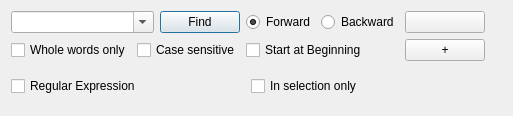
<?xml version="1.0" encoding="UTF-8"?>
<ui version="4.0">
 <class>FindWidget</class>
 <widget class="QWidget" name="FindWidget">
  <property name="geometry">
   <rect>
    <x>0</x>
    <y>0</y>
    <width>513</width>
    <height>94</height>
   </rect>
  </property>
  <property name="sizePolicy">
   <sizepolicy hsizetype="Preferred" vsizetype="Minimum">
    <horstretch>0</horstretch>
    <verstretch>0</verstretch>
   </sizepolicy>
  </property>
  <property name="focusPolicy">
   <enum>Qt::NoFocus</enum>
  </property>
  <property name="windowTitle">
   <string>Form</string>
  </property>
  <layout class="QGridLayout" name="gridLayout">
   <property name="sizeConstraint">
    <enum>QLayout::SetMinimumSize</enum>
   </property>
   <item row="0" column="0" colspan="2">
    <widget class="QComboBox" name="comboFind">
     <property name="sizePolicy">
      <sizepolicy hsizetype="Expanding" vsizetype="Fixed">
       <horstretch>0</horstretch>
       <verstretch>0</verstretch>
      </sizepolicy>
     </property>
     <property name="focusPolicy">
      <enum>Qt::WheelFocus</enum>
     </property>
     <property name="editable">
      <bool>true</bool>
     </property>
    </widget>
   </item>
   <item row="0" column="2">
    <widget class="QPushButton" name="findButton">
     <property name="text">
      <string>Find</string>
     </property>
     <property name="default">
      <bool>true</bool>
     </property>
    </widget>
   </item>
   <item row="0" column="3">
    <widget class="QRadioButton" name="radioForward">
     <property name="text">
      <string>Forward</string>
     </property>
     <property name="checked">
      <bool>true</bool>
     </property>
    </widget>
   </item>
   <item row="0" column="4">
    <widget class="QRadioButton" name="radioBackward">
     <property name="text">
      <string>Backward</string>
     </property>
    </widget>
   </item>
   <item row="0" column="5">
    <widget class="QPushButton" name="closeButton">
     <property name="text">
      <string/>
     </property>
     <property name="icon">
      <iconset resource="texmaker.qrc">
       <normaloff>:/images/fileclose16.png</normaloff>:/images/fileclose16.png</iconset>
     </property>
     <property name="autoDefault">
      <bool>true</bool>
     </property>
    </widget>
   </item>
   <item row="0" column="6" rowspan="3">
    <spacer>
     <property name="orientation">
      <enum>Qt::Horizontal</enum>
     </property>
     <property name="sizeHint" stdset="0">
      <size>
       <width>41</width>
       <height>51</height>
      </size>
     </property>
    </spacer>
   </item>
   <item row="1" column="0">
    <widget class="QCheckBox" name="checkWords">
     <property name="text">
      <string>Whole words only</string>
     </property>
    </widget>
   </item>
   <item row="1" column="1" colspan="2">
    <widget class="QCheckBox" name="checkCase">
     <property name="text">
      <string>Case sensitive</string>
     </property>
    </widget>
   </item>
   <item row="1" column="3" colspan="2">
    <widget class="QCheckBox" name="checkBegin">
     <property name="text">
      <string>Start at Beginning</string>
     </property>
    </widget>
   </item>
   <item row="1" column="5">
    <widget class="QPushButton" name="moreButton">
     <property name="sizePolicy">
      <sizepolicy hsizetype="Minimum" vsizetype="Fixed">
       <horstretch>0</horstretch>
       <verstretch>0</verstretch>
      </sizepolicy>
     </property>
     <property name="text">
      <string>+</string>
     </property>
    </widget>
   </item>
   <item row="2" column="0" colspan="6">
    <widget class="QFrame" name="extension">
     <property name="frameShape">
      <enum>QFrame::NoFrame</enum>
     </property>
     <property name="frameShadow">
      <enum>QFrame::Plain</enum>
     </property>
     <property name="lineWidth">
      <number>0</number>
     </property>
     <layout class="QHBoxLayout" name="horizontalLayout">
      <property name="leftMargin">
       <number>0</number>
      </property>
      <property name="rightMargin">
       <number>0</number>
      </property>
      <item>
       <widget class="QCheckBox" name="checkRegExp">
        <property name="text">
         <string>Regular Expression</string>
        </property>
       </widget>
      </item>
      <item>
       <widget class="QCheckBox" name="checkSelection">
        <property name="toolTip">
         <string>Text must be selected before checking this option.</string>
        </property>
        <property name="text">
         <string>In selection only</string>
        </property>
       </widget>
      </item>
     </layout>
    </widget>
   </item>
  </layout>
 </widget>
 <tabstops>
  <tabstop>comboFind</tabstop>
  <tabstop>findButton</tabstop>
  <tabstop>radioForward</tabstop>
  <tabstop>radioBackward</tabstop>
  <tabstop>checkWords</tabstop>
  <tabstop>checkCase</tabstop>
  <tabstop>checkBegin</tabstop>
  <tabstop>closeButton</tabstop>
  <tabstop>moreButton</tabstop>
  <tabstop>checkRegExp</tabstop>
 </tabstops>
 <resources>
  <include location="texmaker.qrc"/>
 </resources>
 <connections/>
</ui>
